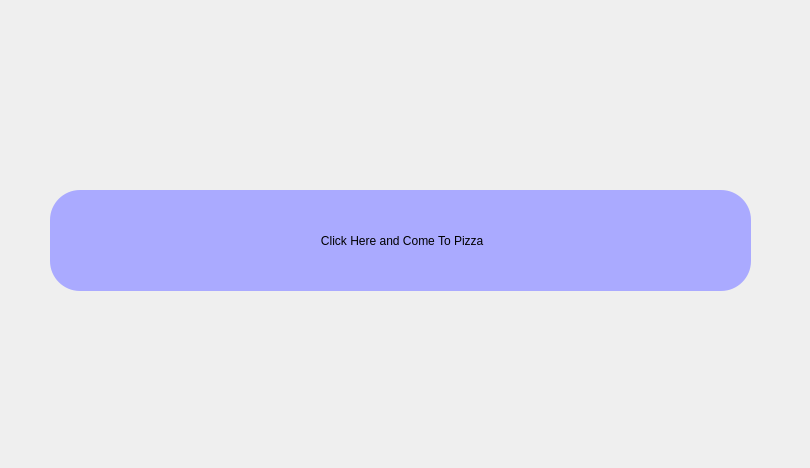
<?xml version="1.0" encoding="UTF-8"?>
<ui version="4.0">
 <class>giris</class>
 <widget class="QWidget" name="giris">
  <property name="geometry">
   <rect>
    <x>0</x>
    <y>0</y>
    <width>810</width>
    <height>468</height>
   </rect>
  </property>
  <property name="windowTitle">
   <string>Form</string>
  </property>
  <property name="styleSheet">
   <string notr="true">#giris{ 
background-image: url(:/newPrefix/pizza.jpg)
}

</string>
  </property>
  <widget class="QPushButton" name="pushButton">
   <property name="geometry">
    <rect>
     <x>50</x>
     <y>190</y>
     <width>701</width>
     <height>101</height>
    </rect>
   </property>
   <property name="styleSheet">
    <string notr="true">.QPushButton{
font: 30pt &quot;Ink Free&quot;;
border-radius: 30px;
background: rgb(170, 170, 255);
}


.QPushButton:hover
{
 
	background-color: rgb(100, 100, 255);
}
</string>
   </property>
   <property name="text">
    <string> Click Here and Come To Pizza</string>
   </property>
  </widget>
 </widget>
 <resources>
  <include location="resim/Yeni Metin Belgesi.qrc"/>
  <include location="resim/Yeni Metin Belgesi.qrc"/>
 </resources>
 <connections/>
</ui>
